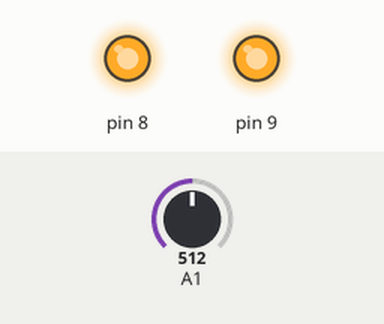
Simulated run of this sketch. Board: Arduino Uno, built with avr-gcc and run on an emulated ATmega328P. Parts: output pins drawn as LEDs (lit = HIGH). The test bench sets the inputs (shaded band); at power-on: A1 = 512.

Above: at 7.1 s.
10.6 s: A1 set to 0
At 11.6 s:
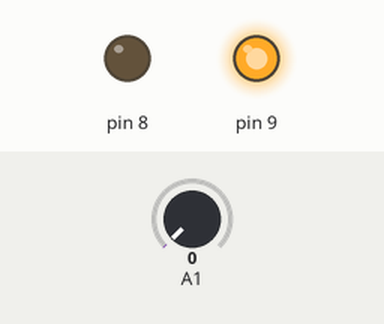
20.3 s: A1 set to 16
30.0 s: A1 set to 20
At 32.6 s:
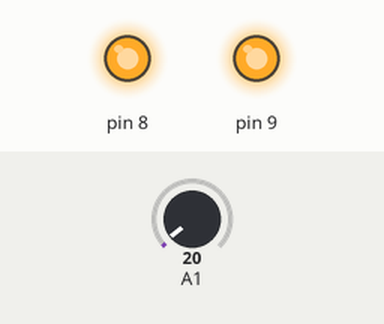
Timing chart, 0 to 48.5 s (numbered marks = the images above; inputs shaded):
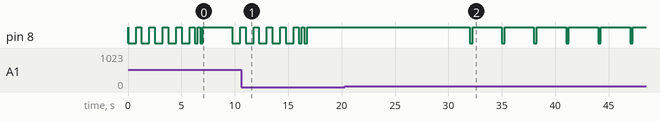

Measured:
- the behaviour switches between 18 and 19 on A1 (found by bisection; images 1 and 2)
- after the input at 10.6 s, pin 8: goes on until 16.8 s, then stays HIGH
- after the input at 20.3 s, every drawn part: stays the same
- after the input at 30.0 s, pin 8: alternates HIGH for 2.8 s and LOW for 0.25 s, starting after 2.0 s

The sketch:

ardu.ino
```cpp
#include <Arduino.h>

float readval =0;
const float voltage_divide = 10.0;

const float voltage_ref = 1.1;

void setup() {

  ADCSRA = 0x03;                   // DISABLE ADC , PRESCALE = /8
  ADMUX  = (ADMUX & 0x0F) | 0x80;  // 1.1V REFERENCE
  ADCSRA |= 0x80;                  // ENABLE
  ADMUX  = (ADMUX & 0xF0) | 0x01;  // PORT-B2 READ-SELECT

  DDRB = 0x03;                     // PB 0,1,!5 OUTPUT MODE
  PORTB = 0x23;                     // PB 0,1,5 OUTPUT HIGH (pullup p5)

  delay(10);

  ADCSRA |= 0x40;                  // ADC READ
  while(ADCSRA & 0x40);            // wait
  readval = (ADCH << 8) + ADCL;    // result

  }


void loop() {

  float voltread = (readval / 1023.0) * voltage_divide * voltage_ref;

  float k = 0;

  while ((k+1.0) < voltread){  // long blink off per volt
    PORTB ^= 0x01; //off
    delay(750);
    PORTB ^= 0x01; //on
    delay(500);
    k += 1.0;
    }

  while ((k+0.2) < voltread){  //short blink off per 0.2 volt
    PORTB ^= 0x01; //off
    delay(250);
    PORTB ^= 0x01; //on
    delay(250);
    k += 0.2;
    }

  delay(2500);


  ADCSRA |= 0x40;                  // ADC READ
  while(ADCSRA & 0x40);            // wait
  readval = (ADCH << 8) + ADCL;    // result

  }
```

extensions.cpp
```cpp
void setmux(int pinid){

  if(pinid == 2) ADMUX  = (ADMUX & 0xF0) | 0x01;
  if(pinid == 4) ADMUX  = (ADMUX & 0xF0) | 0x02;
  if(pinid == 3) ADMUX  = (ADMUX & 0xF0) | 0x03;
  if(pinid == 6) ADMUX  = (ADMUX & 0xF0) | 0x0F; //temp
  }


int readmux(){

  int readval = 0;
  ADCSRA |= 0x40;                  // ADC READ
  while(ADCSRA & 0x40);            // wait
  readval = (ADCH << 8) + ADCL;    // result
  return(readval);
  }


void setpin_Out(int pinid){
  DDRB |= 0x01 << pinid;
  }

void setpin_High(int pinid){
  PORTB |= (0x01 << pinid);
  }

void setpin_Low(int pinid){
  PORTB &= ~(0x01 << pinid);
  }
```
